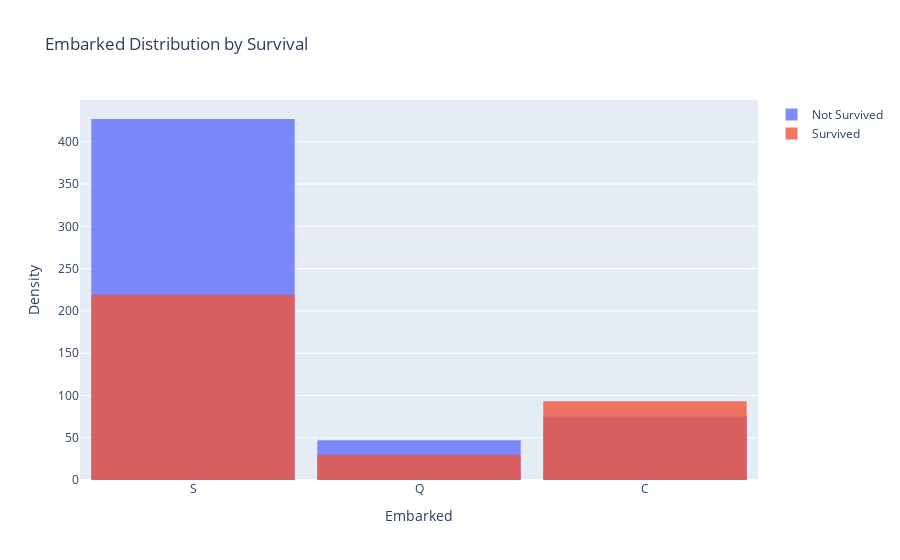

Notebook code for this chart:
### Code cell
fig = go.Figure()

fig.add_trace(go.Histogram(x=titanic[titanic['Survived'] == 0]['Embarked'], name='Not Survived', opacity=0.8))
fig.add_trace(go.Histogram(x=titanic[titanic['Survived'] == 1]['Embarked'], name='Survived', opacity=0.8))

fig.update_layout(
    title='Embarked Distribution by Survival',
    xaxis_title='Embarked',
    yaxis_title='Density',
    barmode='overlay',  
    bargap=0.1,  
)

fig.show()

### Figure 1 — Plotly figure (JSON) as saved in the notebook; plotly's stock layout.template omitted (floating-point values rounded to 4 significant figures; data arrays with more than 128 entries replaced by an {"elided": "..."} marker saying what was removed)
{"data": [{"name": "Not Survived", "opacity": 0.8, "type": "histogram", "x": {"elided": "549 str values"}}, {"name": "Survived", "opacity": 0.8, "type": "histogram", "x": {"elided": "342 str values"}}], "layout": {"autosize": true, "bargap": 0.1, "barmode": "overlay", "title": {"text": "Embarked Distribution by Survival"}, "xaxis": {"autorange": true, "range": [-0.5, 2.5], "title": {"text": "Embarked"}, "type": "category"}, "yaxis": {"autorange": true, "range": [0, 449.5], "title": {"text": "Density"}}}}
